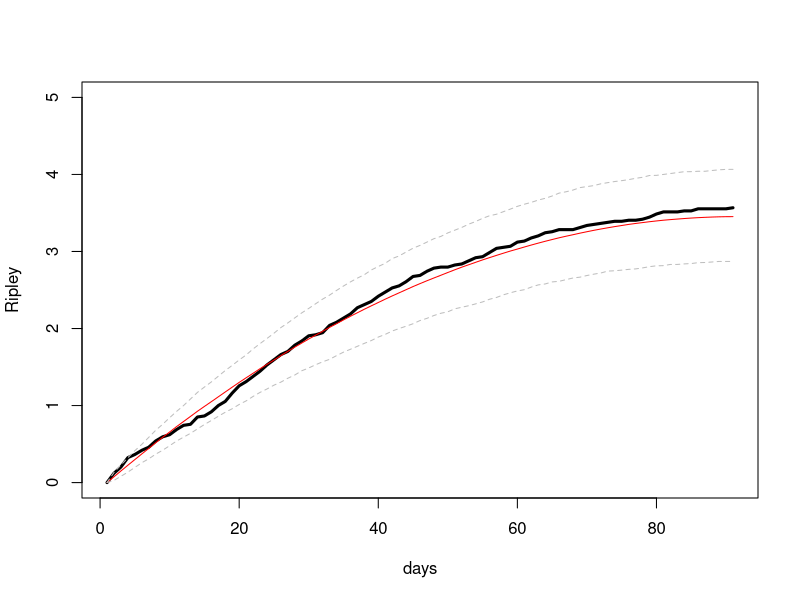

Generate this figure with R:
## The Ripley's K function adapted for one dimension
## Clément Chevalier - 2014-02-01

RipleyK <- function( Listvectors, size , xvect  ){
  
  # Listvectors : a list containing vectors of zeros and ones. Each data in a vector represents one day.
  # 0 => no extreme; 1 => extreme event
  # size: the total number of vectors
  # xvect: all the length (in days) of the considered window.
  
  # The function calculates the average number of events in the interval [ti-x, ti+x]
  # where ti the time of a randomly extreme event (i.e. at time ti, we have a "1")
  
  # First step, get informations of extreme events
  yearExtreme <- NULL
  dayExtreme <- NULL
  length.year <- rep(0,times=size)
  
  for(i in 1:size){
    year.i <- Listvectors[[i]]
    n.i <- length(year.i)
    length.year[i] <- n.i
    index <- which(x=as.logical(year.i),arr.ind=TRUE)
    if(length(index)!=0){
      yearExtreme <- c(yearExtreme,rep(i,times=length(index)))
      dayExtreme <- c(dayExtreme,index)
    }
  }
  n.events <- length(yearExtreme)
  
  #second step, we calculate the kfunction
  
  bigres <- rep(0,times=length(xvect))
  
  for(i in 1:n.events){
    year.myevent <- yearExtreme[i]
    day.myevent <- dayExtreme[i]
    index <- which(yearExtreme==year.myevent)
    if( length(index)!= 1 ){
      #there are other events this year
      dist_in_days <- sort(abs(dayExtreme[index] - day.myevent))[-1]
      
      tmp <- findInterval(x=dist_in_days,vec=xvect)
      res.i <- rep(0,times=length(xvect))
      for(k in 1:length(tmp)) res.i[tmp[k]+1] <- res.i[tmp[k]+1]+1
      res.i <- cumsum(res.i)
      bigres <- bigres+res.i
    }
  }
  bigres <- bigres/n.events
  return(bigres)
}

SimuRipleyK <- function(nsimu, xvect, size , yearsize, n.events.avg ){
  total.size <- sum(yearsize)
  proba <- n.events.avg / total.size
  
  result1 <- matrix(c(0),nrow=nsimu,ncol=length(xvect))
  
  for(i in 1:nsimu){
    Listvectors <- list()
    for(j in 1:size) Listvectors[[j]] <- rbinom(n=yearsize[j],size=1,prob=proba)
    ripleyk <- RipleyK(Listvectors=Listvectors,size=size,xvect=xvect)
    result1[i,] <- ripleyk
  }
  
  result.avg <- apply(X=result1,MARGIN=2,FUN=mean)
  result.upper <- apply(X=result1,MARGIN=2,FUN=quantile,probs=0.95) # probs=0.975
  result.lower <- apply(X=result1,MARGIN=2,FUN=quantile,probs=0.05) # probs=0.025
  
  return(list(avg=result.avg,upper=result.upper,lower=result.lower,allsimu=result1))
  
}


### RIPLEY'S K EXAMPLE OF USE ###
#################################

mydata <- list()
for(i in 1:40) mydata[[i]] <- rbinom(n=91,size=1,prob=0.04)
Listvectors <- mydata
size <- 40 #number of year
xvect <- c(1:91) #One season

y <- RipleyK(Listvectors=Listvectors,size=size,xvect=xvect)

obj <- SimuRipleyK(nsimu=1000,xvect=xvect,size=40,yearsize=rep(91,times=40),n.events.avg=140)

plot(x=xvect,y=y,type="l",ylab="Ripley",lwd=3,ylim=c(0,5),xlab="days")
lines(x=xvect,y=obj$avg,col="red")
lines(x=xvect,y=obj$lower,col="grey",lty=2)
lines(x=xvect,y=obj$upper,col="grey",lty=2)

# mydata <- list()
# mydata[[1]] <- rbinom(n=18262,size=1,prob=0.01)
# Listvectors <- mydata
# size <- 1
# xvect <- c(1:18262)
# 
# y <- RipleyK(Listvectors=Listvectors,size=size,xvect=xvect)
# 
# obj <- SimuRipleyK(nsimu=10,xvect=xvect,size=1,yearsize=rep(18262,times=1),n.events.avg=length(which(Listvectors[[1]]>0)))
# 
# plot(x=xvect,y=y,type="l",ylab="Ripley",lwd=3,xlab="days") #ylim=c(0,5)
# lines(x=xvect,y=obj$avg,col="red")
# lines(x=xvect,y=obj$lower,col="grey",lty=2)
# lines(x=xvect,y=obj$upper,col="grey",lty=2)
